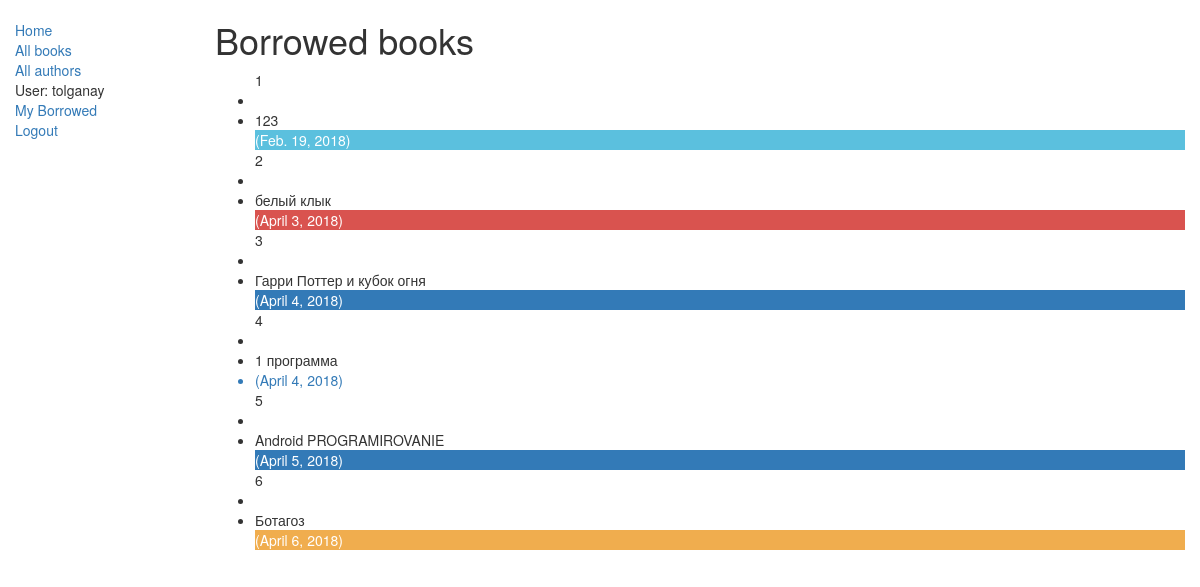
The app's page /catalog/mybooks/ (signed in) with its own data.
### catalog/models.py (models this page shows, shortened)
class BookInstance(models.Model):
    borrower = models.ForeignKey(User, on_delete=models.SET_NULL, null=True, blank=True)
    id = models.UUIDField(primary_key=True, default=uuid.uuid4, help_text="Unique ID for this particular book across whole library")
    book = models.ForeignKey('Book', on_delete=models.SET_NULL, null=True)
    imprint = models.CharField(max_length=200)
    due_back = models.DateField(null=True, blank=True)
    LOAN_STATUS = (
        ('m', 'Maintenance'),
        ('o', 'On loan'),
        ('a', 'Available'),
        ('r', 'Reserved'),
    )
    status = models.CharField(max_length=1, choices=LOAN_STATUS, blank=True, default='m', help_text='Book availability')
    class Meta:
        ordering = ["due_back"]
        permissions = (("can_mark_returned", "Set book as returned"),)

class Book(models.Model):
    title = models.CharField(max_length=200)
    author = models.ForeignKey('Author', on_delete=models.SET_NULL, null=True)
    summary = models.TextField(max_length=1000, help_text='Кітаптың сипаттамасын еңгізіңіз')
    isbn = models.CharField('ISBN',max_length=15, help_text='15 Character <a href="https://www.isbn-international.org/content/what-isbn">ISBN number</a>')
    genre = models.ManyToManyField(Genre, help_text='Select a genre for this book')
    def display_genre(self):
        """
        Creates a string for the Genre. This is required to display genre in Admin.
        """
        return ', '.join([ genre.name for genre in self.genre.all()[:3] ])
    display_genre.short_description = 'Genre'

### catalog/views.py (the view)
# urls.py: path('mybooks/', views.LoanedBooksByUserListView.as_view(), name='my-borrowed'),
class LoanedBooksByUserListView(LoginRequiredMixin,generic.ListView):
    model = BookInstance
    template_name ='catalog/bookinstance_list_borrowed_user.html'
    paginate_by = 10
    class LoanedBooksByUserListView(LoginRequiredMixin, generic.ListView):
        model = BookInstance
        template_name = 'catalog/bookinstance_list_all-borrowed_user.html'
        paginate_by = 10
    def get_queryset(self):
        return BookInstance.objects.filter(borrower=self.request.user).filter(status__exact='o').order_by('due_back')

### catalog/templates/catalog/bookinstance_list_borrowed_user.html
{% extends "base_generic.html" %}
{% block content %}
    <h1>Borrowed books</h1>
    {% if bookinstance_list %}
    <ul>
      {% for bookinst in bookinstance_list %}
      {{ forloop.counter }}
      <li class="{% if bookinst.is_overdue %}text-danger{% endif %}">
        <li href="{% url 'book-detail' bookinst.book.pk %}"> {{bookinst.book.title}}</li> <li class={% if forloop.counter == 0 %}"btn-info"
class={% elif forloop.counter == 1 %}"btn-info"
class={% elif forloop.counter == 2 %}"btn-danger"
class={% elif forloop.counter == 3 %}"btn-primary"
class={% elif forloop.counter == 4 %}"btn-link"
class={% elif forloop.counter == 5 %} "btn-primary"
class={% elif forloop.counter == 6 %}"btn-warning" {% endif %}>({{ bookinst.due_back }})</li>
      </li>
      {% endfor %}
    </ul>
    {% else %}
      <p>There are no books borrowed.</p>
    {% endif %}
{% endblock %}

### catalog/templates/base_generic.html (shortened to what this page needs)
<!DOCTYPE html>
<html lang="en">
<head>
  <link rel="stylesheet" href="https://maxcdn.bootstrapcdn.com/bootstrap/3.3.7/css/bootstrap.min.css">
  {% load static %}
  <link rel="stylesheet" href="{% static 'css/styles.css' %}">
</head>
<body>
  <div class="container-fluid">
    <div class="row">
      <div class="col-sm-2">
      {% block sidebar %}
      <ul class="sidebar-nav">
          <li><a href="{% url 'index' %}">Home</a></li>
          <li><a href="{% url 'books' %}">All books</a></li>
          <li><a href="{% url 'authors' %}">All authors</a></li>
          {% if user.is_authenticated %}
     <li>User: {{ user.get_username }}</li>
     <li><a href="{% url 'my-borrowed' %}">My Borrowed</a></li>
     <li><a href="{% url 'logout'%}?next={{request.path}}">Logout</a></li>
   {% else %}
     <li><a href="{% url 'login'%}?next={{request.path}}">Login</a></li>
   {% endif %}
      </ul>
     {% endblock %}
      </div>
      <div class="col-sm-10 ">
      {% block content %}{% endblock %}
      </div>
    </div>
  </div>
</body>
</html>

### catalog/static/css/styles.css (style rules this page uses)
.sidebar-nav { margin-top: 20px; padding: 0; list-style: none; }

### records on screen
BookInstance: book "123", due_back "Feb. 19, 2018"
BookInstance: book "белый клык", due_back "April 3, 2018"
BookInstance: book "Гарри Поттер и кубок огня", due_back "April 4, 2018"
BookInstance: book "1 программа", due_back "April 4, 2018"
BookInstance: book "Android PROGRAMIROVANIE", due_back "April 5, 2018"
BookInstance: book "Ботагоз", due_back "April 6, 2018"

### other values on screen
{{ user.get_username }} "tolganay"
